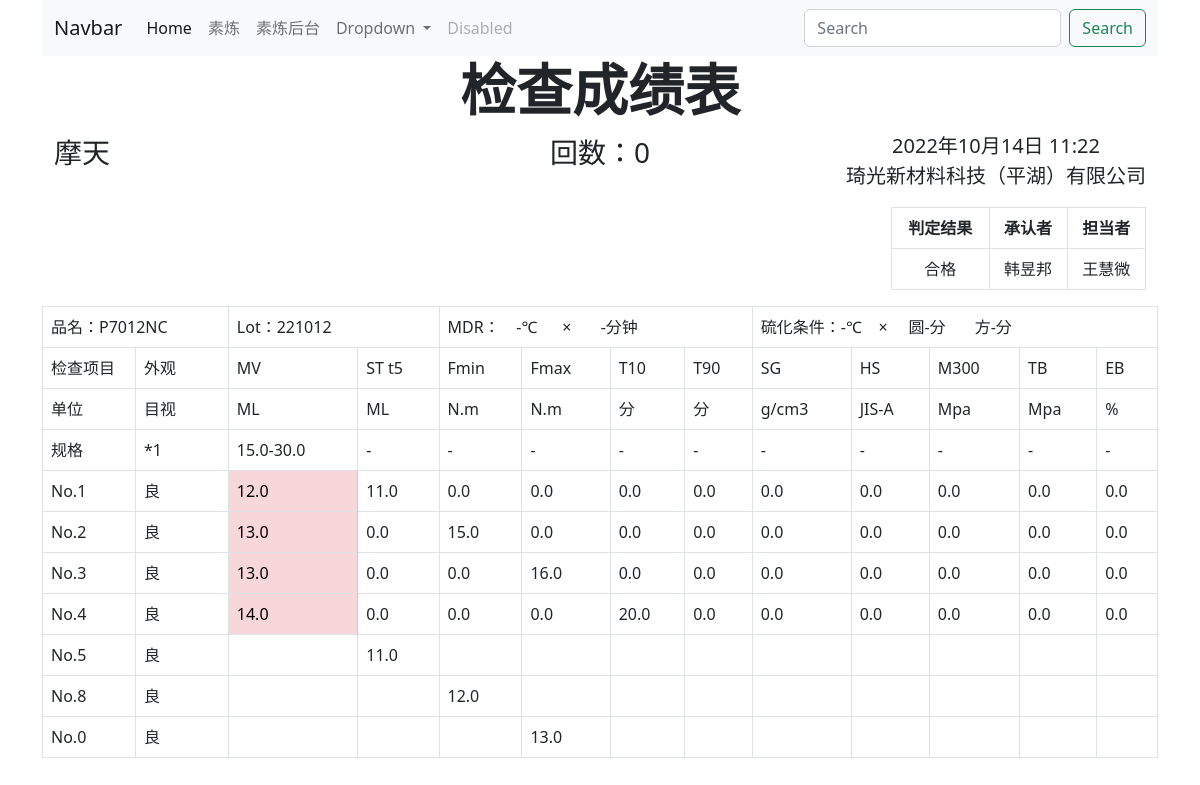
The page /mixb/2/ on the database as committed earlier.
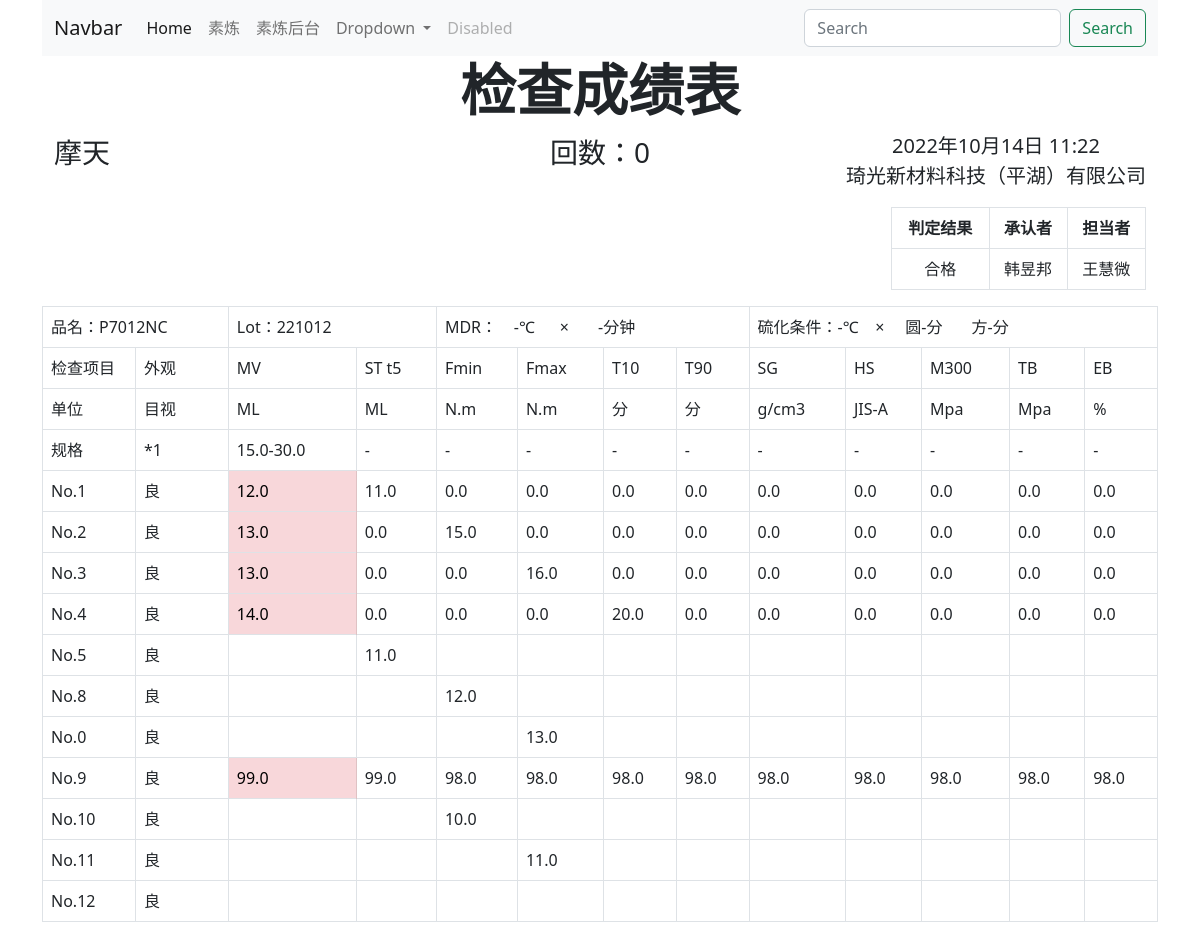
The same page on the database as committed later.
### mixb/models.py (models this page shows, shortened)
class Schedule(models.Model):
    lot = models.IntegerField(verbose_name='批号')
    item = models.ForeignKey(Item, on_delete=models.CASCADE, verbose_name='品名')
    batch = models.IntegerField(verbose_name='回数')
    packages = models.IntegerField(verbose_name='框数')
    mix_a_lot = models.CharField(max_length=6, blank=True, verbose_name='A炼批号')
    mix_b_lot = models.CharField(max_length=6, blank=True, verbose_name='B炼批号')
    notes = models.CharField(max_length=255, blank=True, verbose_name='备注')
    created_time = models.DateTimeField(auto_created=True, verbose_name='添加时间')
    etd = models.DateField(blank=True, verbose_name='发货日')
    class Meta:
        verbose_name = verbose_name_plural = '计划'

class Item(models.Model):
    ROTORS = [
        (0, 'ML'),
        (1, 'Ms'),
    ]
    PULL_PERCENT = [
        (0, '300'),
        (1, '100'),
        (2, '50'),
    ]
    PULL_UNIT = [
        (0, 'kgf/cm2'),
        (1, 'Mpa'),
    ]
    customer = models.ForeignKey(Customer, on_delete=models.PROTECT, verbose_name='客户')
    name = models.CharField(max_length=255, verbose_name='品名')
    rotor = models.IntegerField(choices=ROTORS, default=0, verbose_name='转子')
    mv_temperature = models.IntegerField(default=125, blank=True, verbose_name='门尼温度')
    mv_duration = models.CharField(max_length=20, default='1+4', verbose_name='门尼时间')
    scorch_temperature = models.IntegerField(default=125, null=True, blank=True, verbose_name='焦烧温度')
    scorch_type = models.CharField(max_length=20, default='T=5', verbose_name='焦烧类型')
    mdr_temperature = models.IntegerField(null=True, blank=True, verbose_name='MDR温度')
    mdr_duration = models.FloatField(null=True, blank=True, verbose_name='MDR时间')
    vulcanization_temperature = models.IntegerField(null=True, blank=True, verbose_name='硫化温度')
    vulcanization_disc_duration = models.FloatField(null=True, blank=True, verbose_name='圆片时间')
    vulcanization_square_duration = models.FloatField(null=True, blank=True, verbose_name='方片时间')
    m_percent_type = models.IntegerField(choices=PULL_PERCENT, default=0, verbose_name='M%数值')
    m_percent_unit = models.IntegerField(choices=PULL_UNIT, default=0, verbose_name='M%单位')
    tb_unit = models.IntegerField(choices=PULL_UNIT, default=0, verbose_name='TB单位')
    mv = models.CharField(max_length=255, null=True, blank=True, verbose_name='门尼')
    mv_min = models.FloatField(null=True, blank=True, verbose_name='MV最小值')
    mv_max = models.FloatField(null=True, blank=True, verbose_name='MV最大值')
    scorch_min = models.FloatField(null=True, blank=True, verbose_name='焦烧最小值')
    scorch_max = models.FloatField(null=True, blank=True, verbose_name='焦烧最大值')
    fmin_min = models.FloatField(null=True, blank=True, verbose_name='Fmin最小值')
    fmin_max = models.FloatField(null=True, blank=True, verbose_name='Fmin最大值')
    fmax_min = models.FloatField(null=True, blank=True, verbose_name='Fmax最小值')
    fmax_max = models.FloatField(null=True, blank=True, verbose_name='Fmax最大值')
    t10_min = models.FloatField(null=True, blank=True, verbose_name='T10最小值')
    t10_max = models.FloatField(null=True, blank=True, verbose_name='T10最大值')
    t90_min = models.FloatField(null=True, blank=True, verbose_name='T90最小值')
    t90_max = models.FloatField(null=True, blank=True, verbose_name='T90最大值')
    sg_min = models.FloatField(null=True, blank=True, verbose_name='SG最小值')
    sg_max = models.FloatField(null=True, blank=True, verbose_name='SG最大值')
    hs_min = models.FloatField(null=True, blank=True, verbose_name='HS最小值')
    hs_max = models.FloatField(null=True, blank=True, verbose_name='HS最大值')
    m_percent_min = models.FloatField(null=True, blank=True, verbose_name='M%最小值')
    m_percent_max = models.FloatField(null=True, blank=True, verbose_name='M%最大值')
    tb_min = models.FloatField(null=True, blank=True, verbose_name='TB最小值')
    tb_max = models.FloatField(null=True, blank=True, verbose_name='TB最大值')
    eb_min = models.IntegerField(null=True, blank=True, verbose_name='EB最小值')
    eb_max = models.IntegerField(null=True, blank=True, verbose_name='EB最大值')
    class Meta:
        verbose_name = verbose_name_plural = '品名清单'

class Customer(models.Model):
    abbreviation = models.CharField(max_length=10, verbose_name='缩写')
    name = models.CharField(max_length=255, verbose_name='公司名称')
    class Meta:
        verbose_name = verbose_name_plural = '客户'

class TestResult(models.Model):
    plan = models.ForeignKey(Schedule, on_delete=models.PROTECT)
    batch = models.IntegerField(null=True, blank=True, verbose_name='回数')
    mv = models.FloatField(null=True, blank=True, verbose_name='门尼值')
    scorch = models.FloatField(null=True, blank=True, verbose_name='焦烧')
    fmin = models.FloatField(null=True, blank=True, verbose_name='Fmin')
    fmax = models.FloatField(null=True, blank=True, verbose_name='Fmax')
    t10 = models.FloatField(null=True, blank=True, verbose_name='T10')
    t90 = models.FloatField(null=True, blank=True, verbose_name='T90')
    sg = models.FloatField(null=True, blank=True, verbose_name='SG')
    hs = models.FloatField(null=True, blank=True, verbose_name='HS')
    m_percent = models.FloatField(null=True, blank=True, verbose_name='M %')
    tb = models.FloatField(null=True, blank=True, verbose_name='TB')
    eb = models.FloatField(null=True, blank=True, verbose_name='EB')
    shipment_status = models.BooleanField(default=False, verbose_name='出货状态')
    class Meta:
        verbose_name = verbose_name_plural = '检查明细'

### mixb/views.py (the view)
# urls.py: path('<int:pp_id>/', views.details, name='details'),
def details(request, pp_id):
    detail = get_object_or_404(Schedule, pk=pp_id)
    return render(request, 'mixb/detail.html', {'detail': detail})

### mixb/templates/mixb/detail.html
{% extends 'header.html' %}
{% block content %}
<h1 class="display-4 fw-bold text-center">检查成绩表</h1>
<div class="container text-center">
    <div class="row">
        <div class="col d-flex flex-row">
            <p class="fs-3">{{ detail.item.customer.name }}</p>
        </div>
        <div class="col">
            <p class="fs-3">回数：{{ detail.detail_set.all|length }}</p>
        </div>
        <div class="col d-flex flex-row-reverse">
            <p class="fs-5">{{ detail.created_time }}<br>琦光新材料科技（平湖）有限公司</p>
        </div>
    </div>
</div>
<div class="container text-center">
    <div class="row">
        <div class="col">
        </div>
        <div class="col">
        </div>
        <div class="col">
        </div>
        <div class="col">
            <table class="table table-bordered">
                <thead>
                <tr>
                    <th scope="col-3">判定结果</th>
                    <th scope="col-3">承认者</th>
                    <th scope="col-3">担当者</th>
                </tr>
                </thead>
                <tbody>
                <tr>
                    <td>合格</td>
                    <td>韩昱邦</td>
                    <td>王慧微</td>
                </tr>
                </tbody>
            </table>
        </div>
    </div>
</div>
<table class="table table-bordered">
    <tr>
        <td scope="col" colspan="2">品名：{{ detail.item.name }}</td>
        <td scope="col" colspan="2">Lot：{{ detail.lot }}</td>
        <td scope="col" colspan="4">MDR：&nbsp;&nbsp;&nbsp;&nbsp;{{ detail.item.mdr_temperature|default_if_none:"-" }}℃&nbsp;&nbsp;&nbsp;&nbsp;&nbsp;&nbsp;×&nbsp;&nbsp;&nbsp;&nbsp;&nbsp;&nbsp;
            {{ detail.item.mdr_duration|default_if_none:"-" }}分钟
        </td>
        <td scope="col" colspan="5">硫化条件：{{ detail.item.vulcanization_temperature|default_if_none:"-" }}℃&nbsp;&nbsp;&nbsp;&nbsp;×&nbsp;&nbsp;&nbsp;&nbsp;
            圆{{ detail.item.vulcanization_disc_duration|default_if_none:"-" }}分&nbsp;&nbsp;&nbsp;&nbsp;&nbsp;&nbsp;
            方{{ detail.item.vulcanization_square_duration|default_if_none:"-" }}分
        </td>
    </tr>
    <tr>
        <td class="col-1">检查项目</td>
        <td class="col-1">外观</td>
        <td class="col-0.9">MV</td>
        <td class="col-0.9">ST t5</td>
        <td class="col-0.9">Fmin</td>
        <td class="col-0.9">Fmax</td>
        <td class="col-0.9">T10</td>
        <td class="col-0.9">T90</td>
        <td class="col-0.9">SG</td>
        <td class="col-0.9">HS</td>
        <td class="col-0.9">M300</td>
        <td class="col-0.9">TB</td>
        <td class="col-0.9">EB</td>
    </tr>
    <tr>
        <td>单位</td>
        <td>目视</td>
        <td>ML</td>
        <td>ML</td>
        <td>N.m</td>
        <td>N.m</td>
        <td>分</td>
        <td>分</td>
        <td>g/cm3</td>
        <td>JIS-A</td>
        <td>Mpa</td>
        <td>Mpa</td>
        <td>%</td>
    </tr>
    <tr>
        <td>规格</td>
        <td>*1</td>
        <td>{{ detail.item.mv_min|default_if_none:"" }}-{{ detail.item.mv_max|default_if_none:"" }}</td>
        <td>{{ detail.item.scorch_min|default_if_none:"" }}-{{ detail.item.scorch_max|default_if_none:"" }}</td>
        <td>{{ detail.item.fmin_min|default_if_none:"" }}-{{ detail.item.fmin_max|default_if_none:"" }}</td>
        <td>{{ detail.item.fmax_min|default_if_none:"" }}-{{ detail.item.fmax_max|default_if_none:"" }}</td>
        <td>{{ detail.item.t10_min|default_if_none:"" }}-{{ detail.item.t10_max|default_if_none:"" }}</td>
        <td>{{ detail.item.t90_min|default_if_none:"" }}-{{ detail.item.t90_max|default_if_none:"" }}</td>
        <td>{{ detail.item.sg_min|default_if_none:"" }}-{{ detail.item.sg_max|default_if_none:"" }}</td>
        <td>{{ detail.item.hs_min|default_if_none:"" }}-{{ detail.item.hs_max|default_if_none:"" }}</td>
        <td>{{ detail.item.m_percent_min|default_if_none:"" }}-{{ detail.item.m_percent_max|default_if_none:"" }}</td>
        <td>{{ detail.item.tb_min|default_if_none:"" }}
            {% if detail.item.tb_max == 1000 %}
            {% else %}
            -{{ detail.item.tb_max|default_if_none:"" }}
            {% endif %}
        </td>
        <td>{{ detail.item.eb_min|default_if_none:"" }}
            {% if detail.item.eb_max == 1000 %}
            {% else %}
            -{{ detail.item.eb_max|default_if_none:"" }}
            {% endif %}
        </td>
    </tr>
    {% for test_result in detail.testresult_set.all %}
    <tr>
        <td>No.{{ test_result.batch }}</td>
        <td>良</td>
        {% if test_result.mv < detail.item.mv_min or test_result.mv > detail.item.mv_max %}
        <td class="table-danger">{{ test_result.mv|default_if_none:"" }}</td>
        {% else %}
        <td>{{ test_result.mv|default_if_none:"" }}</td>
        {% endif %}
        <td>{{ test_result.scorch|default_if_none:"" }}</td>
        <td>{{ test_result.fmin|default_if_none:"" }}</td>
        <td>{{ test_result.fmax|default_if_none:"" }}</td>
        <td>{{ test_result.t10|default_if_none:"" }}</td>
        <td>{{ test_result.t90|default_if_none:"" }}</td>
        <td>{{ test_result.sg|default_if_none:"" }}</td>
        <td>{{ test_result.hs|default_if_none:"" }}</td>
        <td>{{ test_result.m_percent|default_if_none:"" }}</td>
        <td>{{ test_result.tb|default_if_none:"" }}</td>
        <td>{{ test_result.eb|default_if_none:"" }}</td>
    </tr>
    {% endfor %}
</table>
{% endblock content %}

### templates/header.html (shortened to what this page needs)
<!doctype html>
<html lang="en">
<head>
    <link href="https://cdn.jsdelivr.net/npm/bootstrap@5.2.0/dist/css/bootstrap.min.css" rel="stylesheet"
>
</head>
<body>
<main role="main" class="container">
    <div class="starter-template">
        <nav class="navbar navbar-expand-lg bg-light">
            <div class="container-fluid">
                <a class="navbar-brand" href="/">Navbar</a>
                <div class="collapse navbar-collapse" id="navbarSupportedContent">
                    <ul class="navbar-nav me-auto mb-2 mb-lg-0">
                        <li class="nav-item">
                            <a class="nav-link active" aria-current="page" href="#">Home</a>
                        </li>
                        <li class="nav-item">
                            <a class="nav-link" href="/mixs/">素炼</a>
                        </li>
                        <li class="nav-item">
                            <a class="nav-link" href="/admin/mixs/productionplan/" target="view_window">素炼后台</a>
                        </li>
                        <li class="nav-item dropdown">
                            <a class="nav-link dropdown-toggle" href="#" role="button" data-bs-toggle="dropdown"
                               aria-expanded="false">
                                Dropdown
                            </a>
                        </li>
                        <li class="nav-item">
                            <a class="nav-link disabled">Disabled</a>
                        </li>
                    </ul>
                    <form class="d-flex" role="search">
                        <input class="form-control me-2" type="search" placeholder="Search" aria-label="Search">
                        <button class="btn btn-outline-success" type="submit">Search</button>
                    </form>
                </div>
            </div>
        </nav>
        {% block content %}{% endblock %}
    </div>
</main>
</body>
</html>

Rows that differ between the two databases and show on the page:
added TestResult: batch "9", mv "99.0", scorch "99.0", fmin "98.0", fmax "98.0", t10 "98.0", t90 "98.0", sg "98.0", hs "98.0", m_percent "98.0", tb "98.0", eb "98.0"
added TestResult: batch "10", fmin "10.0"
added TestResult: batch "11", fmax "11.0"
added TestResult: batch "12"
